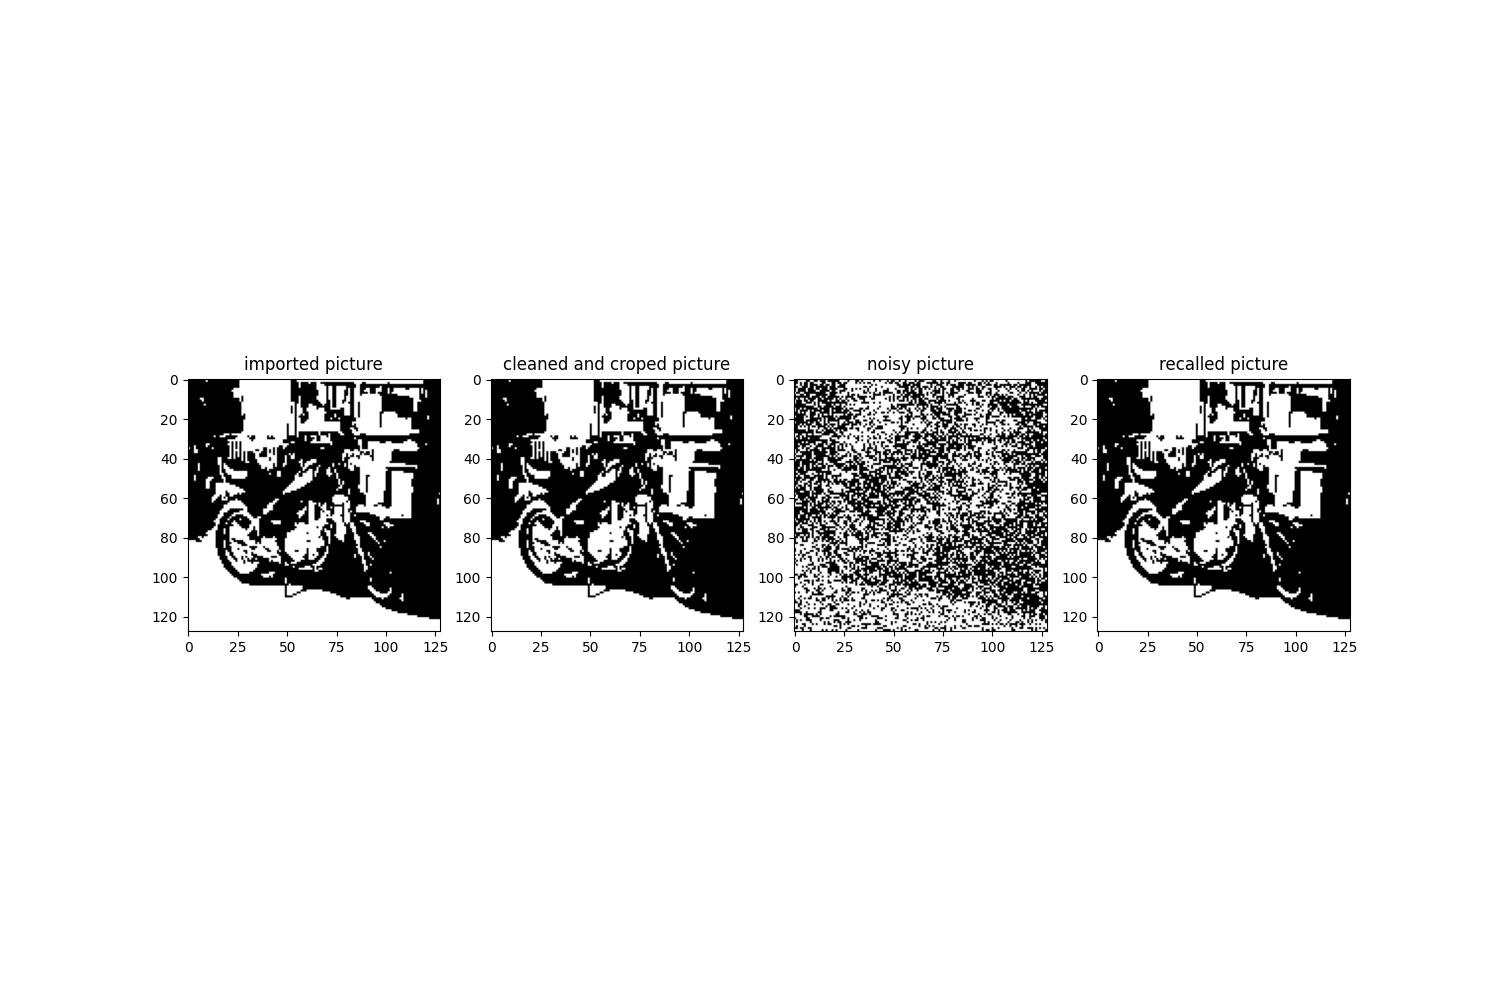

Here is the Python script that generated this plot:
import numpy as np
import matplotlib.pyplot as plt
from PIL import Image

def trainer(vector):
    vector = vector.flatten()
    n = len(vector)
    coefMat = np.zeros((n, n))

    indices = np.arange(n)
    for i in range(n):
        diff_indices = indices - i
        coefMat[i, abs(diff_indices)] = vector[i] * vector[abs(diff_indices)]

    return coefMat

def prediction(curruptedVec, coefMat):
    curruptedVec = curruptedVec.flatten()
    temp = np.dot(coefMat, curruptedVec)  # Matrix-vector multiplication
    predictVec = np.where(temp > 0, 1, -1)  # Binarize prediction based on sign

    return predictVec.reshape((int(np.sqrt(len(predictVec))), int(np.sqrt(len(predictVec)))))

def imageGenerator(imageVector):
    cleanImage = np.where(imageVector == 1, 1, -1)  # Binarize input image
    noisyImage = cleanImage + np.random.normal(0, 2, cleanImage.shape)  # Adding Gaussian noise to the clean image
    noisyImage = np.where(noisyImage >= 0, 1, -1)# Binarize noisy image
    return cleanImage, noisyImage

def image_to_np(path):
    image = Image.open(path).convert('L').resize((128, 128))  # Resize image to 128x128
    np_vector = np.asarray(image)
    np_vector = np.where(np_vector < 128, -1, 1)  # Binarize image
    return np_vector

# Import the image
image = np.asarray(image_to_np('data/motorcycle.png'))
vector,noisyVec = imageGenerator(image)
coefMatrix = trainer(vector)
predictedVec = prediction(noisyVec,coefMatrix)

plt.figure(figsize=(15,10))
plt.subplot(1,4,1)
<<<<<<< HEAD
plt.imshow(image, cmap='gray')
plt.title('imported picture')
plt.subplot(1,4,2)
plt.imshow(vector, cmap='gray')
plt.title('cleaned and croped picture')
plt.subplot(1,4,3)
plt.imshow(noisyVec, cmap='gray')
plt.title('noisy picture')
plt.subplot(1,4,4)
plt.imshow(predictedVec, cmap='gray')
=======
plt.imshow(image, cmap = 'gray')
plt.title('imported picture')
plt.subplot(1,4,2)
plt.imshow(vector, cmap = 'gray')
plt.title('cleaned and croped picture')
plt.subplot(1,4,3)
plt.imshow(noisyVec, cmap = 'gray')
plt.title('noisy picture')
plt.subplot(1,4,4)
plt.imshow(predictedVec, cmap = 'gray')
>>>>>>> cb4d05fdae325bdab043b16dedffdd5408a58ca9
plt.title('recalled picture')
plt.savefig('hopfield.png')
plt.show()
plt.clf()
plt.imshow(coefMatrix)
plt.title('Single Coefficient Matrix')
plt.savefig('singleCoeffMatrix')
plt.show()
